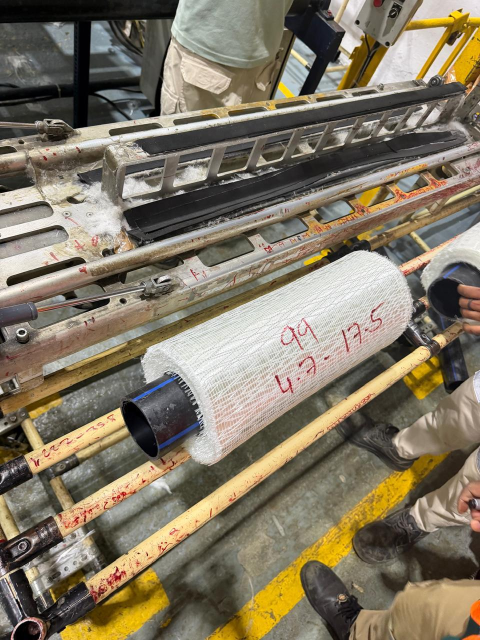
#> input picture images/img1.jpeg, 960 x 1280 px, given in place of writing_station_single_roll.jpg, which was not available (shown at 1/2 size)
$ python ocr_single_roll.py
#> lines starting #> are read from the running program, lines starting #| are printed output that depends on the picture; after the words box and inside, x2 and y2 are one past the last pixel; in counts of white or black regions, pixels touching at a corner belong together; pictures that were not available may be replaced by others from this repository, and a replacement may not be noted
#!/usr/bin/env python3
"""
Writing-station OCR — EasyOCR only.

Handwriting pattern:
  Line 1 (top):    <ply_no>
  Line 2 (bottom): <start>-<end>

After OCR, optional confusion check (only if master_list validates):
  OCR digit 4 → also try as 9
  OCR digit 9 → also try as 7
"""

from __future__ import annotations

import argparse
import csv
import json
import re
from pathlib import Path

import cv2
import easyocr
import numpy as np


DIGIT_ALLOWLIST = "0123456789.- "
CONFUSION_PAIRS = (("4", "9"), ("9", "4"), ("7", "9"), ("9", "7"))


# ---------------------------------------------------------------------------
# Roll geometry
# ---------------------------------------------------------------------------


def detect_sheet_roll_mask(bgr: np.ndarray) -> tuple[np.ndarray, tuple[int, int, int, int] | None]:
    h, w = bgr.shape[:2]
    hsv = cv2.cvtColor(bgr, cv2.COLOR_BGR2HSV)
    bright = cv2.inRange(hsv, np.array([0, 0, 135]), np.array([180, 95, 255]))
    yellow = cv2.inRange(hsv, np.array([12, 50, 70]), np.array([40, 255, 255]))
    bright[yellow > 0] = 0
    gray = cv2.cvtColor(bgr, cv2.COLOR_BGR2GRAY)
    bright[gray < 90] = 0

    search = bright.copy()
    search[: int(h * 0.30), :] = 0
    search[int(h * 0.80) :, :] = 0
    search[:, : int(w * 0.18)] = 0
    search[:, int(w * 0.90) :] = 0

    kernel = cv2.getStructuringElement(cv2.MORPH_ELLIPSE, (21, 21))
    search = cv2.morphologyEx(search, cv2.MORPH_CLOSE, kernel, iterations=3)
    search = cv2.morphologyEx(search, cv2.MORPH_OPEN, kernel, iterations=1)

    contours, _ = cv2.findContours(search, cv2.RETR_EXTERNAL, cv2.CHAIN_APPROX_SIMPLE)
    if not contours:
        return np.zeros((h, w), dtype=np.uint8), None

    cx, cy = w * 0.52, h * 0.55
    best, best_score = None, -1.0
    for c in contours:
        area = cv2.contourArea(c)
        if area < (h * w) * 0.01:
            continue
        x, y, bw, bh = cv2.boundingRect(c)
        if bw / max(bh, 1) < 1.2:
            continue
        bx, by = x + bw / 2, y + bh / 2
        score = area / (1.0 + np.hypot(bx - cx, by - cy) * 0.02)
        if score > best_score:
            best_score, best = score, c
    if best is None:
        best = max(contours, key=cv2.contourArea)

    mask = np.zeros((h, w), dtype=np.uint8)
    cv2.drawContours(mask, [best], -1, 255, thickness=-1)
    mask = cv2.dilate(mask, cv2.getStructuringElement(cv2.MORPH_ELLIPSE, (15, 15)), iterations=1)
    x, y, bw, bh = cv2.boundingRect(mask)
    pad = 8
    box = (max(0, x - pad), max(0, y - pad), min(w, x + bw + pad), min(h, y + bh + pad))
    return mask, box


def detect_red_mask(bgr: np.ndarray, sat_min: int = 55, val_min: int = 45) -> np.ndarray:
    hsv = cv2.cvtColor(bgr, cv2.COLOR_BGR2HSV)
    mask = cv2.inRange(hsv, np.array([0, sat_min, val_min]), np.array([12, 255, 255])) | cv2.inRange(
        hsv, np.array([165, sat_min, val_min]), np.array([180, 255, 255])
    )
    lab = cv2.cvtColor(bgr, cv2.COLOR_BGR2LAB)
    mask = cv2.bitwise_or(mask, cv2.inRange(lab[:, :, 1], 138, 255))
    return mask


def handwriting_roi_inside_roll(
    bgr: np.ndarray, roll_mask: np.ndarray, roll_box: tuple[int, int, int, int]
) -> tuple[np.ndarray, tuple[int, int, int, int]]:
    x1, y1, x2, y2 = roll_box
    red = cv2.bitwise_and(detect_red_mask(bgr), roll_mask)
    contours, _ = cv2.findContours(red, cv2.RETR_EXTERNAL, cv2.CHAIN_APPROX_SIMPLE)
    usable = [c for c in contours if cv2.contourArea(c) >= 30]
    if not usable:
        return bgr[y1:y2, x1:x2].copy(), roll_box
    xs, ys, x2s, y2s = [], [], [], []
    for c in usable:
        x, y, bw, bh = cv2.boundingRect(c)
        xs.append(x)
        ys.append(y)
        x2s.append(x + bw)
        y2s.append(y + bh)
    hx1, hy1, hx2, hy2 = min(xs), min(ys), max(x2s), max(y2s)
    pad_x = int((hx2 - hx1) * 0.45) + 20
    pad_y = int((hy2 - hy1) * 0.55) + 20
    hx1, hy1 = max(x1, hx1 - pad_x), max(y1, hy1 - pad_y)
    hx2, hy2 = min(x2, hx2 + pad_x), min(y2, hy2 + pad_y)
    return bgr[hy1:hy2, hx1:hx2].copy(), (hx1, hy1, hx2, hy2)


def mask_outside_roll(bgr: np.ndarray, roll_mask: np.ndarray) -> np.ndarray:
    out = bgr.copy()
    out[roll_mask == 0] = 0
    return out


# [16 lines left out: functions bbox_center_inside_mask, quad_to_xyxy, not called in this run]


def clamp_xyxy(box, w, h):
    x1, y1, x2, y2 = box
    return max(0, x1), max(0, y1), min(w, x2), min(h, y2)


# [69 lines left out: functions box_iou, nms_boxes, preprocess_variant, sanitize, not called in this run]


def load_master_list(path: Path) -> list[dict]:
    if not path.exists():
        return []
    with path.open(newline="", encoding="utf-8") as f:
        return list(csv.DictReader(f))


# [21 lines left out: function parse_fields, not called in this run]


def grammar_ok_serial(s: str | None) -> bool:
    return bool(s and re.fullmatch(r"\d{1,4}", s))


def grammar_ok_range(r: str | None) -> bool:
    return bool(r and re.fullmatch(r"\d+(?:\.\d+)?-\d+(?:\.\d+)?", r))


# [183 lines left out: functions confusion_variants, hamming, master_lookup, confidence_action, read_best, read_all_variants and 2 more, not called in this run]


def normalize_range_str(s: str | None) -> str:
    s = sanitize(s or "")
    return s.replace(" ", "")


def ranges_equal(a: str | None, b: str | None) -> bool:
    return normalize_range_str(a) == normalize_range_str(b)


# [597 lines left out: functions parse_range_floats, range_distance, apply_confusion_master_check, pick_best_reading, classify_crop_role, split_range_text and 5 more, not called in this run]


def run_ocr(
    image_path: Path,
    output_dir: Path,
    master_path: Path,
    min_det_conf: float = 0.2,
    gpu: bool = False,
) -> dict:
    output_dir.mkdir(parents=True, exist_ok=True)
    crops_dir = output_dir / "crops"
    crops_dir.mkdir(exist_ok=True)

    bgr = cv2.imread(str(image_path))
    if bgr is None:
        raise FileNotFoundError(image_path)
    h, w = bgr.shape[:2]

    master = load_master_list(master_path)
    print(f"Master list: {master_path} ({len(master)} rows)")

    roll_mask, roll_box = detect_sheet_roll_mask(bgr)
    if roll_box is None:
        raise RuntimeError("Sheet roll not found")
    write_bgr, write_box = handwriting_roi_inside_roll(bgr, roll_mask, roll_box)
    wx1, wy1, _, _ = write_box

    cv2.imwrite(str(output_dir / "01_roll_mask.png"), roll_mask)
    cv2.imwrite(str(output_dir / "02_roll_only.png"), mask_outside_roll(bgr, roll_mask))
    cv2.imwrite(str(output_dir / "03_writing_crop.png"), write_bgr)

    print("Loading EasyOCR only...")
    model_dir = output_dir.parent / "easyocr_models"
    user_dir = output_dir.parent / "easyocr_user_network"
    model_dir.mkdir(parents=True, exist_ok=True)
    user_dir.mkdir(parents=True, exist_ok=True)
    reader = easyocr.Reader(
        ["en"],
        gpu=gpu,
        verbose=False,
        model_storage_directory=str(model_dir),
        user_network_directory=str(user_dir),
        download_enabled=True,
    )

    # Dual detect: word-level (split start/end) + slightly merged (recover hyphens)
    print("Detecting (word-level + merge passes)...")
    boxes, scores, det_meta = [], [], []
    for width_ths, height_ths, label in ((0.35, 0.35, "word"), (0.55, 0.4, "merge")):
        det = reader.readtext(
            write_bgr,
            detail=1,
            paragraph=False,
            allowlist=DIGIT_ALLOWLIST,
            width_ths=width_ths,
            height_ths=height_ths,
            mag_ratio=1.5,
        )
        for bbox, text, conf in det:
            if conf < min_det_conf:
                continue
            abs_quad = [[float(p[0] + wx1), float(p[1] + wy1)] for p in bbox]
            if not bbox_center_inside_mask(abs_quad, roll_mask):
                continue
            box = clamp_xyxy(quad_to_xyxy(abs_quad), w, h)
            boxes.append(box)
            scores.append(float(conf))
            det_meta.append(
                {
                    "box": box,
                    "det_text": sanitize(text),
                    "det_conf": float(conf),
                    "det_pass": label,
                }
            )
            print(f"  [det/{label}] {box}  '{text}' @ {conf:.2f}")

    keep = nms_boxes(boxes, scores)
    det_meta = [det_meta[i] for i in keep]
    det_meta.sort(key=lambda d: (d["box"][1] // 20, d["box"][0]))

    # Split merged bottom start-end into halves / pattern / soup
    extras = expand_bottom_detections(reader, bgr, det_meta)
    for e in extras:
        # avoid dupes
        if not any(box_iou(tuple(e["box"]), tuple(d["box"])) > 0.7 for d in det_meta):
            det_meta.append(e)
            print(f"  [det-extra] {e['box']}  '{e['det_text']}' from {e.get('from')}")

    crop_results = []
    draw_dets = []
    for i, meta in enumerate(det_meta):
        x1, y1, x2, y2 = [int(v) for v in meta["box"]]
        crop = bgr[y1:y2, x1:x2].copy()
        if crop.size == 0:
            continue
        prefix = f"crop_{i:02d}"
        cv2.imwrite(str(crops_dir / f"{prefix}_raw.jpg"), crop)

        if meta.get("synthetic"):
            best = {
                "candidate": meta["det_text"],
                "confidence": meta["det_conf"],
                "source_variant": meta.get("from", "synthetic"),
                "score": meta["det_conf"],
            }
            variants = []
            print(f"\n  [crop {i} synthetic/{meta.get('from')}] text='{meta['det_text']}'")
        else:
            for mode in ("mild", "medium"):
                cv2.imwrite(str(crops_dir / f"{prefix}_{mode}.jpg"), preprocess_variant(crop, mode))
            variants = read_all_variants(reader, crop)
            best = pick_best_reading(variants, meta["det_text"], meta["det_conf"])
            print(f"\n  [crop {i}] det='{meta['det_text']}'")
            for v in variants:
                print(f"    variant={v['variant']:12s}  text='{v['text']}'  conf={v['confidence']:.3f}")
            print(
                f"    → picked '{best['candidate']}' "
                f"(from {best.get('source_variant')}, score={best.get('score', 0):.2f})"
            )

        crop_results.append(
            {
                "box": list(meta["box"]),
                "det_text": meta["det_text"],
                "det_conf": meta["det_conf"],
                "variants": variants,
                "picked": best,
                "half_ocr": meta.get("half_ocr"),
                "pattern_split": meta.get("pattern_split"),
                "soup_candidates": meta.get("soup_candidates"),
                "synthetic": bool(meta.get("synthetic")),
            }
        )
        draw_dets.append((meta["box"], f"{best['candidate']}"))

    # Pattern assembly: top int = ply_no, decimals = start-end (raw OCR)
    assembled = assemble_from_pattern(crop_results)
    ply_ocr = assembled["ply_no_ocr"]
    range_ocr = assembled["start_end_ocr"]

    # Confusion check: 4→9, 9→7 — only accept if master_list validates
    confusion = apply_confusion_master_check(
        ply_ocr,
        range_ocr,
        assembled.get("length_fragments") or [],
        master,
        assembled.get("soup_range_candidates") or [],
    )

    # If OCR range missing but soup matched master via confusion, surface that
    if not range_ocr and assembled.get("soup_range_candidates"):
        # Prefer a soup candidate that matches a master row for this ply (raw or confused)
        by_ply = master_index(master)
        for ply in digit_confusion_candidates(ply_ocr or ""):
            row = by_ply.get(ply)
            if not row:
                continue
            expected = normalize_range_str(f"{row.get('start')}-{row.get('end')}")
            for s in assembled["soup_range_candidates"]:
                if ranges_equal(s, expected):
                    range_ocr = s
                    assembled["start_end_ocr"] = s
                    break
            if range_ocr:
                break
        # fallback: first plausible soup
        if not range_ocr and assembled["soup_range_candidates"]:
            range_ocr = assembled["soup_range_candidates"][0]
            assembled["start_end_ocr"] = range_ocr

    ply_final = confusion["ply_corrected"] if confusion.get("applied") else ply_ocr
    range_final = (
        confusion["range_corrected"]
        if confusion.get("applied") and confusion.get("range_corrected")
        else range_ocr
    )

    master_check = {
        "status": "ply_not_in_master",
        "match": None,
        "confusion": confusion,
    }
    if confusion.get("applied") and confusion.get("match"):
        master_check = {
            "status": "corrected_via_4to9_9to7_and_master",
            "match": confusion["match"],
            "expected_start_end": confusion.get("expected_range"),
            "range_matches": confusion.get("range_ok"),
            "note": confusion.get("note"),
            "confusion": confusion,
        }
    elif ply_ocr:
        row = master_index(master).get(ply_ocr)
        if row:
            expected = f"{row.get('start')}-{row.get('end')}"
            master_check = {
                "status": "ply_found_exact_ocr",
                "match": row,
                "expected_start_end": expected,
                "range_matches": ranges_equal(range_ocr, expected),
                "note": "OCR ply matched master without digit remap",
                "confusion": confusion,
            }
        else:
            master_check = {
                "status": "ply_not_in_master",
                "match": None,
                "note": (
                    f"OCR ply '{ply_ocr}' not in master; "
                    f"tried remaps {confusion.get('candidates_tried')}"
                ),
                "confusion": confusion,
            }

    conf = assembled["ply_no_confidence"]
    if master_check.get("status") in ("corrected_via_4to9_9to7_and_master", "ply_found_exact_ocr"):
        action = "auto" if conf >= 0.35 or confusion.get("applied") else "confirm"
    elif ply_ocr and conf >= 0.35:
        action = "confirm"
    else:
        action = "manual"

    final = {
        "ply_no_ocr": ply_ocr,
        "start_end_ocr": range_ocr,
        "ply_no_final": ply_final,
        "start_end_final": range_final,
        "master_validation": {
            "status": master_check.get("status"),
            "note": master_check.get("note"),
            "expected_start_end": master_check.get("expected_start_end"),
            "range_matches": master_check.get("range_matches"),
            "no_of_ply": (master_check.get("match") or {}).get("no_of_ply"),
            "start": (master_check.get("match") or {}).get("start"),
            "end": (master_check.get("match") or {}).get("end"),
            "confusion_rule": "if OCR has 4 try as 9; if OCR has 9 try as 7; keep only if in master_list",
            "confusion": {
                "applied": confusion.get("applied"),
                "ply_corrected": confusion.get("ply_corrected"),
                "range_corrected": confusion.get("range_corrected"),
                "candidates_tried": confusion.get("candidates_tried"),
                "note": confusion.get("note"),
            },
        },
        "operator_action": action,
        "engine": "EasyOCR-only",
        "handwriting_pattern": "top=ply_no; bottom=start-end",
    }

    print("\n===== RESULT =====")
    print(f"  Pattern:           top ply_no / bottom start-end")
    print(f"  Ply No (OCR):      {final['ply_no_ocr']}")
    print(f"  Start-End (OCR):   {final['start_end_ocr']}")
    print(f"  Ply No (final):    {final['ply_no_final']}")
    print(f"  Start-End (final): {final['start_end_final']}")
    print(f"  Master check:      {final['master_validation']['status']}")
    if confusion.get("applied"):
        print(f"  Confusion:         {confusion.get('note')}")
    print(f"  Operator action:   {final['operator_action']}")

    title = f"ply={final['ply_no_final']} | {final['start_end_final']} | {action}"
    annotated = draw(bgr, roll_box, draw_dets, title)
    ann_path = output_dir / "06_annotated.jpg"
    cv2.imwrite(str(ann_path), annotated)
    cv2.imwrite(str(output_dir / "04_annotated.jpg"), annotated)

    summary = {
        "image": str(image_path),
        "master_list": str(master_path),
        "roll_box": list(roll_box),
        "crops": crop_results,
        "assembled": assembled,
        "final": final,
        "annotated": str(ann_path),
    }
    json_path = output_dir / "ocr_result.json"
    json_path.write_text(json.dumps(summary, indent=2), encoding="utf-8")
    print(f"Wrote {ann_path}")
    print(f"Wrote {json_path}")
    return summary


def main():
    root = Path(__file__).resolve().parents[1]
    p = argparse.ArgumentParser(description="EasyOCR writing-station OCR (pattern: ply_no + start-end)")
    p.add_argument("--image", type=Path, default=root / "data" / r"C:\Users\Tanvi\Documents\Controlone\data\data\writing_station_single_roll.jpg")
    p.add_argument("--output-dir", type=Path, default=root / "output" / "single_roll_ocr")
    p.add_argument("--master-list", type=Path, default=root / "data" / "master_list.csv")
    p.add_argument("--min-det-conf", type=float, default=0.2)
    p.add_argument("--gpu", action="store_true")
    args = p.parse_args()
    run_ocr(args.image, args.output_dir, args.master_list, args.min_det_conf, args.gpu)
#> in run_ocr, bgr is the input picture: shape (1280, 960, 3); mean B, G, R 100.9, 120.2, 130.2
#> in detect_sheet_roll_mask, `bright = cv2.inRange(hsv, np.array([0, 0, 135]), np.array([180, 95, 25..`:
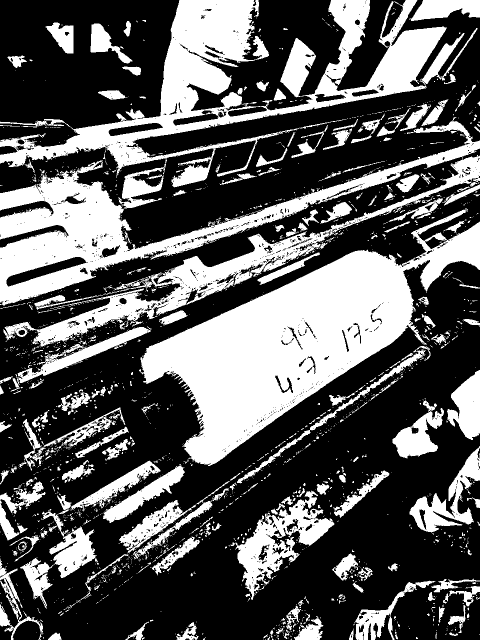
#> bright: shape (1280, 960) (shown at 1/2 size); 36.1% white; 2164 white regions (1859 under 20 px), largest, box (x1, y1, x2, y2) and area: (0, 0, 960, 611) 149270, (278, 416, 960, 932) 120521, (7, 310, 960, 693) 32087
#> in detect_sheet_roll_mask, `yellow = cv2.inRange(hsv, np.array([12, 50, 70]), np.array([40, 255, 2..`:
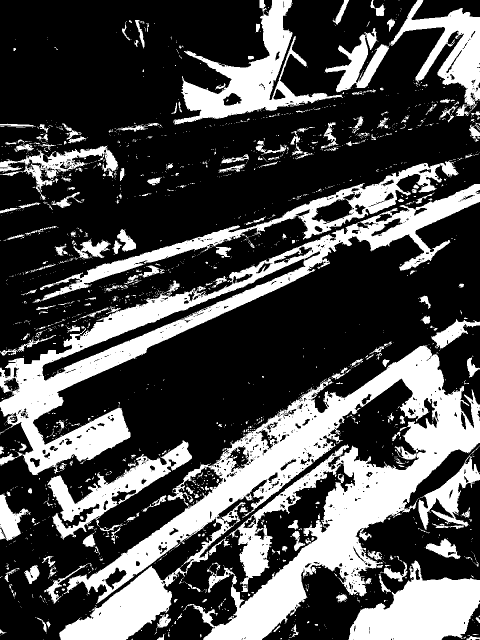
#> yellow: shape (1280, 960) (shown at 1/2 size); 30.3% white; 2098 white regions (1834 under 20 px), largest, box (x1, y1, x2, y2) and area: (118, 690, 960, 1280) 146794, (0, 368, 960, 950) 69877, (697, 1121, 960, 1280) 24246
#> in detect_sheet_roll_mask, `bright[yellow > 0] = 0`:
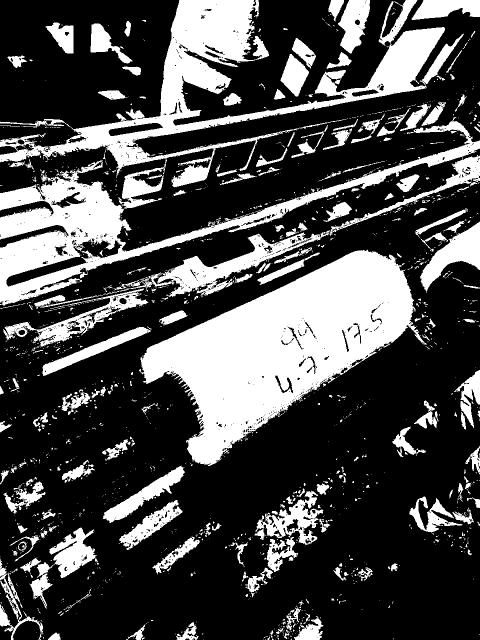
#> bright: shape (1280, 960) (shown at 1/2 size); 29.4% white; 1693 white regions (1435 under 20 px), largest, box (x1, y1, x2, y2) and area: (0, 0, 960, 611) 120814, (278, 499, 854, 932) 108089, (227, 310, 960, 594) 16420
#> in detect_sheet_roll_mask, `search = cv2.morphologyEx(search, cv2.MORPH_OPEN, kernel, iterations=1)`:
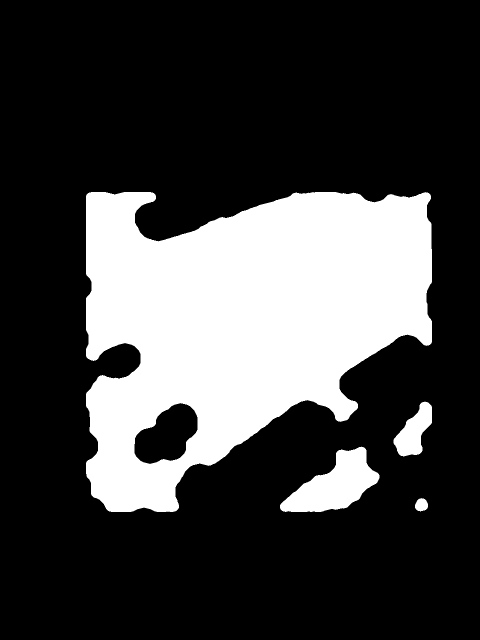
#> search: shape (1280, 960) (shown at 1/2 size); 25.5% white; 4 white regions
#> in detect_sheet_roll_mask, `contours, _ = cv2.findContours(search, cv2.RETR_EXTERNAL, cv2.CHAIN_AP..`: contours = 4 contours; box (x1, y1, x2, y2) and area: (172, 384, 864, 1024) 303270, (560, 893, 759, 1024) 13264, (787, 803, 864, 913) 4422, (830, 996, 856, 1023) 490
#> the loop in detect_sheet_roll_mask, `for c in contours:` made 4 passes
#> (area, x, y, bw, bh, bx, by, score) on pass 2: (13264, 560, 893, 199, 131, 659.5, 958.5, 1890.7)
#> after the loop in detect_sheet_roll_mask, `for c in contours:`: best = contour of 212 points, box (x1, y1, x2, y2) (560, 893, 759, 1024), area 13264; best_score = 1890.7
#> in detect_sheet_roll_mask, `mask = cv2.dilate(mask, cv2.getStructuringElement(cv2.MORPH_ELLIPSE, (..`:
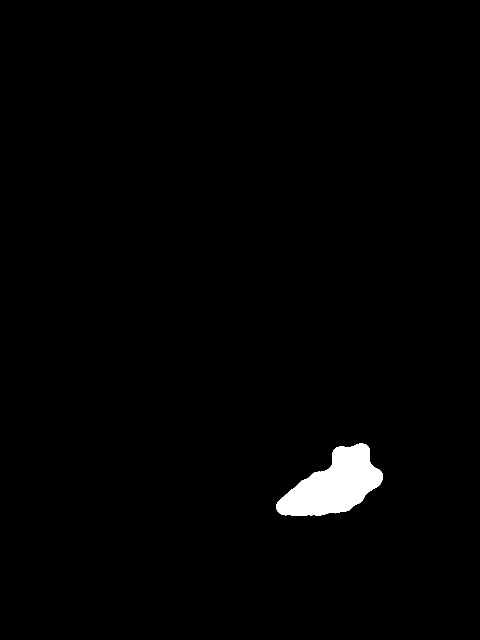
#> mask: shape (1280, 960) (shown at 1/2 size); 1.4% white; 1 white region, box (x1, y1, x2, y2) and area: (553, 886, 766, 1031) 17427
#> in detect_sheet_roll_mask, `x, y, bw, bh = cv2.boundingRect(mask)`: x = 553; y = 886; bw = 213; bh = 145
#> in detect_sheet_roll_mask, `box = (max(0, x - pad), max(0, y - pad), min(w, x + bw + pad), min(h, ..`: box = (545, 878, 774, 1039)
#> in handwriting_roi_inside_roll, `x1, y1, x2, y2 = roll_box`: x1 = 545; y1 = 878; x2 = 774; y2 = 1039
#> in detect_red_mask, `mask = cv2.bitwise_or(mask, cv2.inRange(lab[:, :, 1], 138, 255))`:
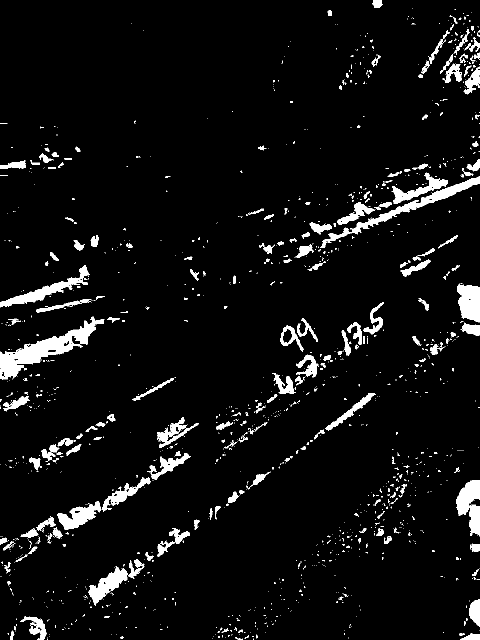
#> mask: shape (1280, 960) (shown at 1/2 size); 5.6% white; 1468 white regions (1226 under 20 px), largest, box (x1, y1, x2, y2) and area: (0, 633, 209, 760) 7004, (640, 352, 960, 496) 4270, (0, 530, 180, 614) 2938
#> in handwriting_roi_inside_roll, `contours, _ = cv2.findContours(red, cv2.RETR_EXTERNAL, cv2.CHAIN_APPRO..`: contours = []
#> in run_ocr, `write_bgr, write_box = handwriting_roi_inside_roll(bgr, roll_mask, rol..`:
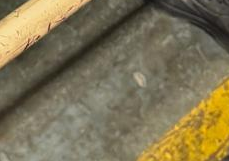
#> write_bgr: shape (161, 229, 3); mean B, G, R 84.7, 116.5, 127.4
#> in run_ocr, `write_bgr, write_box = handwriting_roi_inside_roll(bgr, roll_mask, rol..`: write_box = (545, 878, 774, 1039)
#> in run_ocr, `wx1, wy1, _, _ = write_box`: wx1 = 545; wy1 = 878
#> (the call stopped at in run_ocr, `reader = easyocr.Reader( ["en"], gpu=gpu, verbose=False, model_storage..`: easyocr is not available in this run)


if __name__ == "__main__":
    main()
